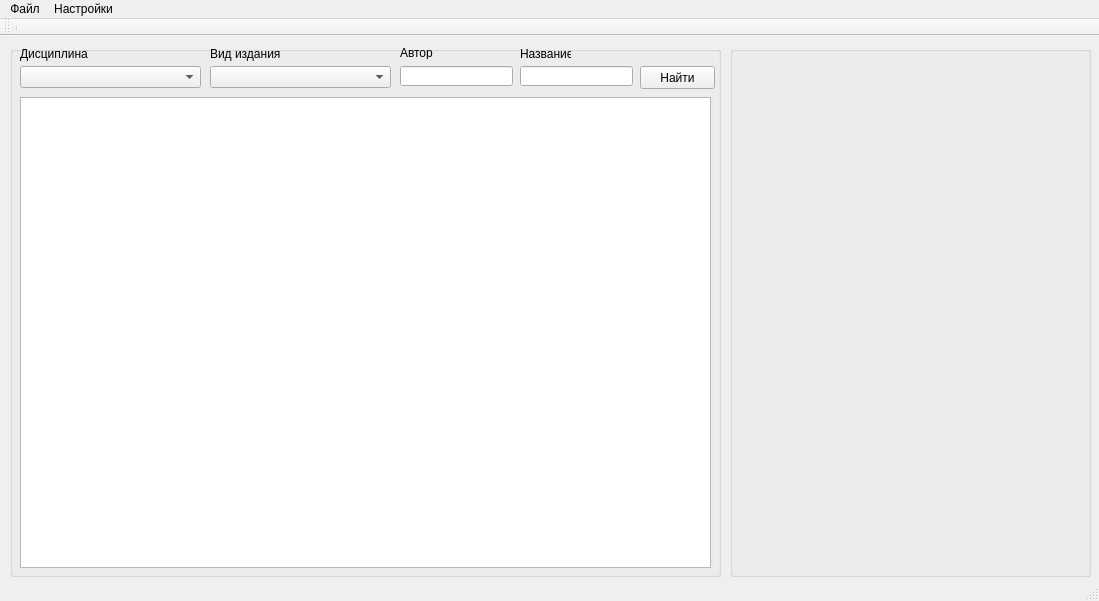
<?xml version="1.0" encoding="UTF-8"?>
<ui version="4.0">
 <class>MainWindow</class>
 <widget class="QMainWindow" name="MainWindow">
  <property name="geometry">
   <rect>
    <x>0</x>
    <y>0</y>
    <width>1099</width>
    <height>601</height>
   </rect>
  </property>
  <property name="windowTitle">
   <string>MainWindow</string>
  </property>
  <widget class="QWidget" name="centralWidget">
   <widget class="QGroupBox" name="groupBox">
    <property name="geometry">
     <rect>
      <x>10</x>
      <y>10</y>
      <width>711</width>
      <height>531</height>
     </rect>
    </property>
    <property name="title">
     <string/>
    </property>
    <widget class="QComboBox" name="comboBox">
     <property name="geometry">
      <rect>
       <x>10</x>
       <y>20</y>
       <width>181</width>
       <height>22</height>
      </rect>
     </property>
    </widget>
    <widget class="QLabel" name="label">
     <property name="geometry">
      <rect>
       <x>10</x>
       <y>0</y>
       <width>71</width>
       <height>16</height>
      </rect>
     </property>
     <property name="text">
      <string>Дисциплина</string>
     </property>
    </widget>
    <widget class="QLabel" name="label_2">
     <property name="geometry">
      <rect>
       <x>200</x>
       <y>0</y>
       <width>71</width>
       <height>16</height>
      </rect>
     </property>
     <property name="text">
      <string>Вид издания</string>
     </property>
    </widget>
    <widget class="QComboBox" name="comboBox_2">
     <property name="geometry">
      <rect>
       <x>200</x>
       <y>20</y>
       <width>181</width>
       <height>22</height>
      </rect>
     </property>
    </widget>
    <widget class="QTableView" name="tableView">
     <property name="geometry">
      <rect>
       <x>10</x>
       <y>51</y>
       <width>691</width>
       <height>471</height>
      </rect>
     </property>
    </widget>
    <widget class="QLineEdit" name="lineEdit">
     <property name="geometry">
      <rect>
       <x>390</x>
       <y>20</y>
       <width>113</width>
       <height>20</height>
      </rect>
     </property>
    </widget>
    <widget class="QLineEdit" name="lineEdit_2">
     <property name="geometry">
      <rect>
       <x>510</x>
       <y>20</y>
       <width>113</width>
       <height>20</height>
      </rect>
     </property>
    </widget>
    <widget class="QLabel" name="label_3">
     <property name="geometry">
      <rect>
       <x>390</x>
       <y>0</y>
       <width>46</width>
       <height>13</height>
      </rect>
     </property>
     <property name="text">
      <string>Автор</string>
     </property>
    </widget>
    <widget class="QLabel" name="label_4">
     <property name="geometry">
      <rect>
       <x>510</x>
       <y>0</y>
       <width>51</width>
       <height>16</height>
      </rect>
     </property>
     <property name="text">
      <string>Название</string>
     </property>
    </widget>
    <widget class="QPushButton" name="pushButton">
     <property name="geometry">
      <rect>
       <x>630</x>
       <y>20</y>
       <width>75</width>
       <height>23</height>
      </rect>
     </property>
     <property name="text">
      <string>Найти</string>
     </property>
    </widget>
   </widget>
   <widget class="QGroupBox" name="groupBox_2">
    <property name="geometry">
     <rect>
      <x>730</x>
      <y>10</y>
      <width>361</width>
      <height>531</height>
     </rect>
    </property>
    <property name="title">
     <string/>
    </property>
   </widget>
  </widget>
  <widget class="QMenuBar" name="menuBar">
   <property name="geometry">
    <rect>
     <x>0</x>
     <y>0</y>
     <width>1099</width>
     <height>21</height>
    </rect>
   </property>
   <widget class="QMenu" name="menu">
    <property name="title">
     <string>Файл</string>
    </property>
    <widget class="QMenu" name="menu_3">
     <property name="title">
      <string>Запись</string>
     </property>
     <addaction name="action_3"/>
     <addaction name="action_4"/>
    </widget>
    <addaction name="menu_3"/>
   </widget>
   <widget class="QMenu" name="menu_2">
    <property name="title">
     <string>Настройки</string>
    </property>
    <addaction name="action"/>
   </widget>
   <addaction name="menu"/>
   <addaction name="menu_2"/>
  </widget>
  <widget class="QToolBar" name="mainToolBar">
   <attribute name="toolBarArea">
    <enum>TopToolBarArea</enum>
   </attribute>
   <attribute name="toolBarBreak">
    <bool>false</bool>
   </attribute>
   <addaction name="separator"/>
  </widget>
  <widget class="QStatusBar" name="statusBar"/>
  <action name="action">
   <property name="text">
    <string>Соединение</string>
   </property>
  </action>
  <action name="action_3">
   <property name="text">
    <string>Создать</string>
   </property>
  </action>
  <action name="action_4">
   <property name="text">
    <string>Редактировать</string>
   </property>
  </action>
 </widget>
 <layoutdefault spacing="6" margin="11"/>
 <resources/>
 <connections>
  <connection>
   <sender>action_3</sender>
   <signal>activated()</signal>
   <receiver>MainWindow</receiver>
   <slot>on_additem_clicked()</slot>
   <hints>
    <hint type="sourcelabel">
     <x>-1</x>
     <y>-1</y>
    </hint>
    <hint type="destinationlabel">
     <x>199</x>
     <y>149</y>
    </hint>
   </hints>
  </connection>
 </connections>
 <slots>
  <slot>on_additem_clicked()</slot>
 </slots>
</ui>
